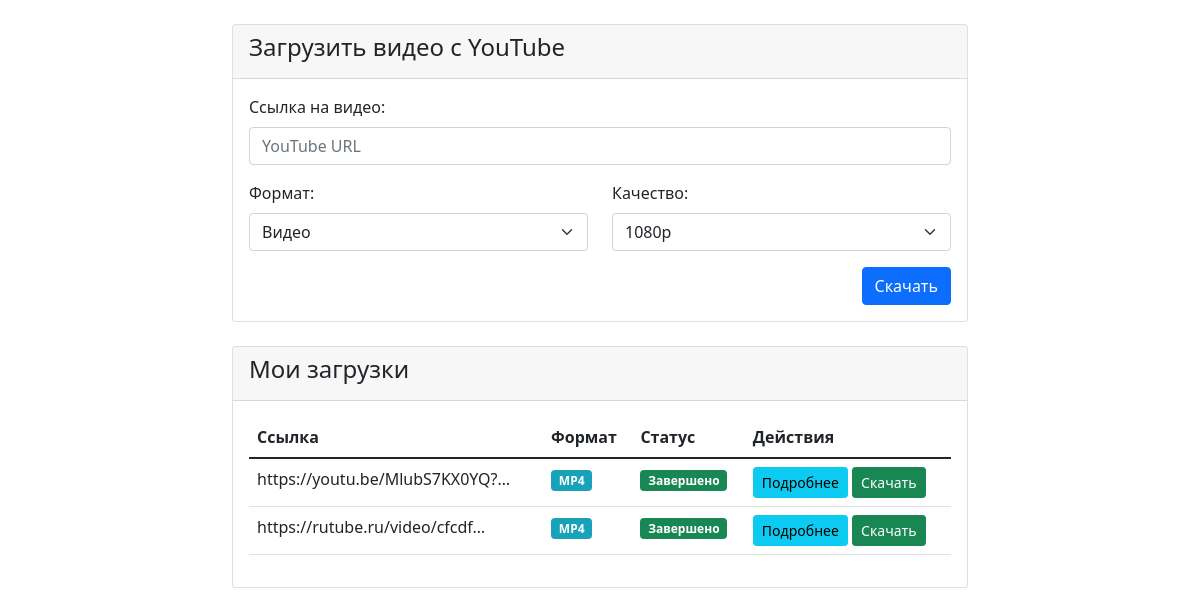
The app's page /, older data.
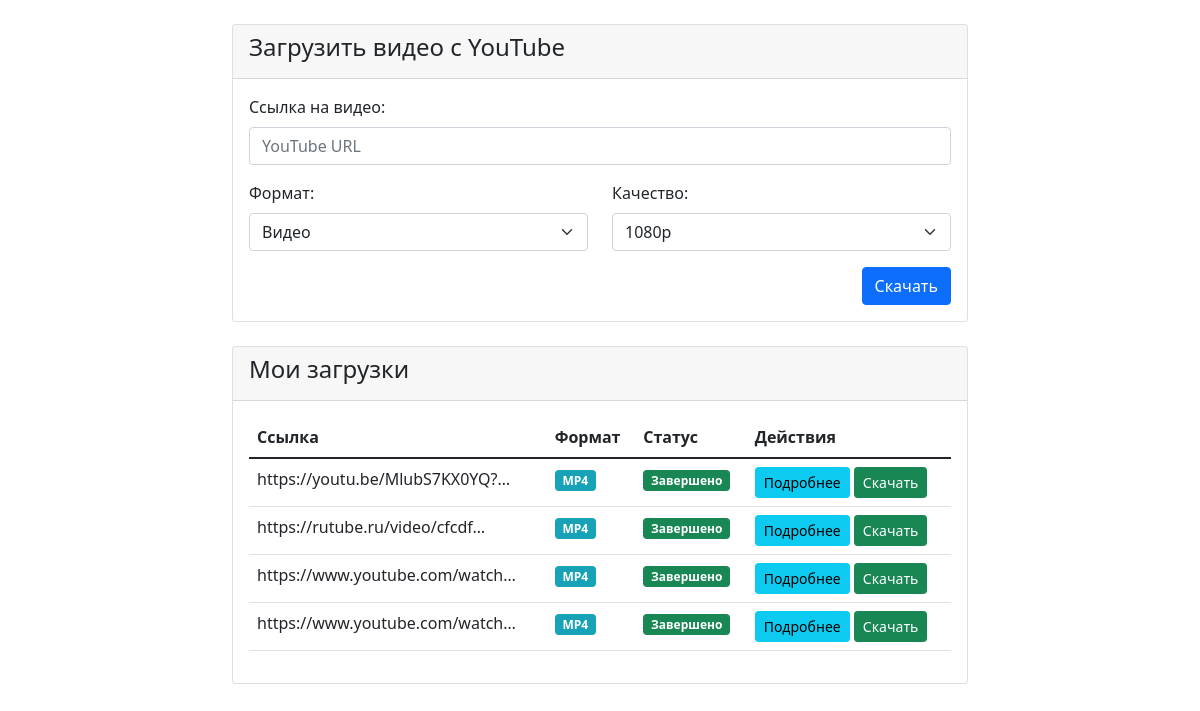
The same page, newer data.
### video_downloader/models.py (models this page shows, shortened)
class DownloadTask(models.Model):
    url = models.URLField(max_length=500)
    format_type = models.CharField(max_length=10, choices=[('video', 'Видео'), ('audio', 'Аудио')])
    format = models.CharField(max_length=10, blank=True)
    quality = models.CharField(max_length=20, default='720p')
    resolution = models.CharField(max_length=20)
    status = models.CharField(max_length=20, default='pending')
    created_at = models.DateTimeField(auto_now_add=True)
    file_path = models.CharField(max_length=500, blank=True, null=True)
    error_message = models.TextField(blank=True, null=True)
    actual_format = models.CharField(max_length=10, blank=True)

### video_downloader/views.py (the view)
# urls.py: path('', views.index, name='index'),
def index(request):
    if request.method == 'POST':
        url = request.POST.get('url')
        quality = request.POST.get('quality', '720p')
        task = DownloadTask.objects.create(url=url, quality=quality, status='pending')
        threading.Thread(target=download_video, args=(task.id,)).start()
        return redirect('index')
    tasks = DownloadTask.objects.all()
    return render(request, 'video_downloader/index.html', {'tasks': tasks})

### video_downloader/templates/video_downloader/index.html (shortened to what this page needs)
{% extends "video_downloader/base.html" %}
{% block content %}
<div class="row justify-content-center">
    <div class="col-md-8">
        <div class="card">
            <div class="card-header">
                <h4>Загрузить видео с YouTube</h4>
            </div>
            <div class="card-body">
                <form method="post">
                    <div class="mb-3">
                        <label for="url" class="form-label">Ссылка на видео:</label>
                        <input type="url" name="url" placeholder="YouTube URL" class="form-control" id="url" name="url" required>
                    </div>
                    <div class="row mb-3">
                        <div class="col-md-6">
                            <label for="format_type" class="form-label">Формат:</label>
                            <select class="form-select" id="format_type" name="format_type">
                                <option value="video">Видео</option>
                            </select>
                        </div>
                        <div class="col-md-6">
                            <label for="resolution" class="form-label">Качество:</label>
                            <select class="form-select" id="resolution" name="resolution">
                                <option value="1080p">1080p</option>
                            </select>
                        </div>
                    </div>
                    <button type="submit" class="btn btn-primary" style="float: right;">Скачать</button>
                </form>
            </div>
        </div>
        {% if tasks %}
        <div class="card mt-4">
            <div class="card-header">
                <h4>Мои загрузки</h4>
            </div>
            <div class="card-body">
                <table class="table">
                    <thead>
                        <tr>
                            <th>Ссылка</th>
                            <th>Формат</th>
                            <th>Статус</th>
                            <th>Действия</th>
                        </tr>
                    </thead>
                    <tbody>
                        {% for task in tasks %}
                        <tr>
                            <td>{{ task.url|truncatechars:30 }}</td>
                            <td>
                                {% if task.format %}
                                    <span class="badge bg-info">{{ task.format|upper }}</span>
                                {% else %}
                                    <span class="badge bg-secondary">N/A</span>
                                {% endif %}
                            </td>
                            <td>
                                {% if task.status == 'completed' %}
                                    <span class="badge bg-success">Завершено</span>
                                {% elif task.status == 'failed' %}
                                    <span class="badge bg-danger">Ошибка</span>
                                {% else %}
                                    <span class="badge bg-warning">В обработке</span>
                                {% endif %}
                            </td>
                            <td>
                                <a href="{% url 'download' task.id %}" class="btn btn-sm btn-info">Подробнее</a>
                                {% if task.status == 'completed' and task.file_path %}
                                    <a href="{% url 'download_file' task.id %}" class="btn btn-sm btn-success">Скачать</a>
                                {% endif %}
                            </td>
                        </tr>
                        {% endfor %}
                    </tbody>
                </table>
            </div>
        </div>
        {% endif %}
    </div>
</div>
{% endblock %}

### video_downloader/templates/video_downloader/base.html (shortened to what this page needs)
<!DOCTYPE html>
<html lang="ru">
<head>
    <link href="https://cdn.jsdelivr.net/npm/bootstrap@5.1.3/dist/css/bootstrap.min.css" rel="stylesheet">
</head>
<body>
    <div class="container mt-4">
        {% block content %}
        {% endblock %}
    </div>
</body>
</html>

### video_downloader/templates/video_downloader/base.html (style rules this page uses)
.badge.bg-info { background-color: #17a2b8!important; }

Row changes from the older to the newer data that the page shows:
added DownloadTask: url "https://www.youtube.com/watch…", format "MP4", status "Завершено"
added DownloadTask: url "https://www.youtube.com/watch…", format "MP4", status "Завершено"
